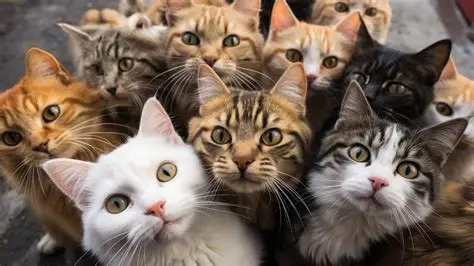
#> input picture exercise_01/cats.jpg, 474 x 266 px
$ python 06_thresholding_operations.py
#> lines starting #> are read from the running program, lines starting #| are printed output that depends on the picture
from __future__ import print_function
import cv2 as cv
import argparse

max_value = 255
max_type = 4
max_binary_value = 255
trackbar_type = 'Type: \n 0: Binary \n 1: Binary Inverted \n 2: Truncate \n 3: To Zero \n 4: To Zero Inverted'
trackbar_value = 'Value'
window_name = 'Threshold Demo'

def Threshold_Demo(val):
    #0: Binary
    #1: Binary Inverted
    #2: Threshold Truncated
    #3: Threshold to Zero
    #4: Threshold to Zero Inverted
    threshold_type = cv.getTrackbarPos(trackbar_type, window_name)
    threshold_value = cv.getTrackbarPos(trackbar_value, window_name)
    _, dst = cv.threshold(src_gray, threshold_value, max_binary_value, threshold_type )
    cv.imshow(window_name, dst)

parser = argparse.ArgumentParser(description='Code for Basic Thresholding Operations tutorial.')
parser.add_argument('--input', help='Path to input image.', default='cats.jpg')
args = parser.parse_args()
src = cv.imread(cv.samples.findFile(args.input))
#> src is the input picture: shape (266, 474, 3); mean B, G, R 89.8, 103.5, 121.1

if src is None:
    print('Could not open or find the image: ', args.input)
    exit(0)

# Convert the image to Gray
src_gray = cv.cvtColor(src, cv.COLOR_BGR2GRAY)
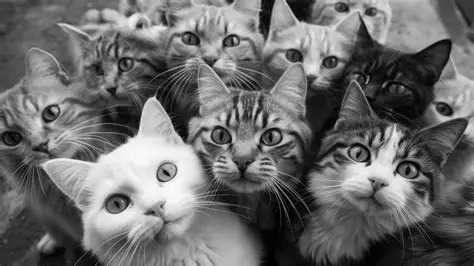
#> src_gray: shape (266, 474); min 0, max 255, mean 107.2
cv.namedWindow(window_name)
cv.createTrackbar(trackbar_type, window_name , 3, max_type, Threshold_Demo)
# Create Trackbar to choose Threshold value
cv.createTrackbar(trackbar_value, window_name , 0, max_value, Threshold_Demo)
#> slider 'Value' is set to 85
# Call the function to initialize
Threshold_Demo(0)
#> in Threshold_Demo, `_, dst = cv.threshold(src_gray, threshold_value, max_binary_value, thr..`:
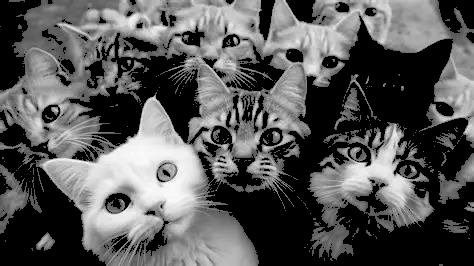
#> dst: shape (266, 474); min 0, max 255, mean 87.3
# Wait until user finishes program
cv.waitKey()
